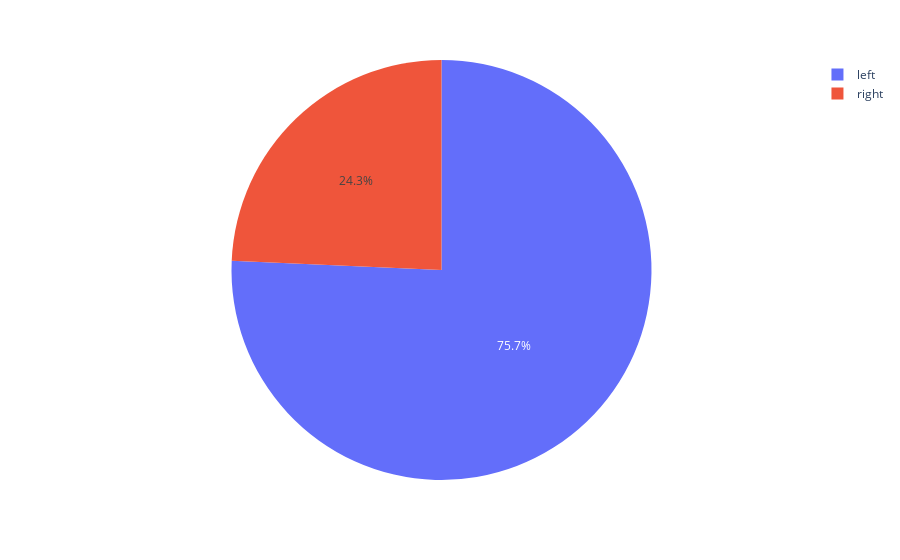

The notebook cell this image was saved under:
### Code cell
# 주발 선수 수 
fig = px.pie(df1, values=df1['preferred_foot'].value_counts(), names=df1['preferred_foot'].unique())
fig.show()

### Figure 1 — Plotly figure (JSON) as saved in the notebook; plotly's stock layout.template omitted (floating-point values rounded to 4 significant figures)
{"data": [{"domain": {"x": [0, 1], "y": [0, 1]}, "hovertemplate": "label=%{label}<br>value=%{value}<extra></extra>", "labels": ["left", "right"], "legendgroup": "", "name": "", "showlegend": true, "type": "pie", "values": [8373, 2687]}], "layout": {"legend": {"tracegroupgap": 0}, "margin": {"t": 60}}}
